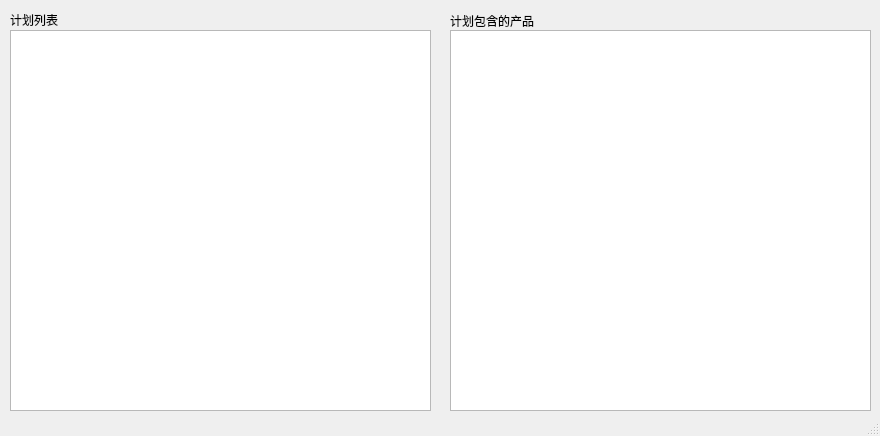
<?xml version="1.0" encoding="UTF-8"?>
<ui version="4.0">
 <class>MainWindowPlan</class>
 <widget class="QMainWindow" name="MainWindowPlan">
  <property name="geometry">
   <rect>
    <x>0</x>
    <y>0</y>
    <width>880</width>
    <height>436</height>
   </rect>
  </property>
  <property name="minimumSize">
   <size>
    <width>880</width>
    <height>436</height>
   </size>
  </property>
  <property name="maximumSize">
   <size>
    <width>880</width>
    <height>436</height>
   </size>
  </property>
  <property name="windowTitle">
   <string>计划</string>
  </property>
  <widget class="QWidget" name="centralwidget">
   <widget class="QGroupBox" name="groupBox_play_list_6">
    <property name="geometry">
     <rect>
      <x>10</x>
      <y>10</y>
      <width>421</width>
      <height>401</height>
     </rect>
    </property>
    <property name="font">
     <font>
      <family>微软雅黑</family>
      <pointsize>9</pointsize>
     </font>
    </property>
    <property name="title">
     <string>计划列表</string>
    </property>
    <widget class="QTableWidget" name="tableWidget_plan">
     <property name="geometry">
      <rect>
       <x>0</x>
       <y>20</y>
       <width>421</width>
       <height>381</height>
      </rect>
     </property>
     <property name="font">
      <font>
       <family>微软雅黑</family>
       <pointsize>9</pointsize>
      </font>
     </property>
     <property name="contextMenuPolicy">
      <enum>Qt::CustomContextMenu</enum>
     </property>
     <property name="editTriggers">
      <set>QAbstractItemView::NoEditTriggers</set>
     </property>
     <property name="selectionMode">
      <enum>QAbstractItemView::ExtendedSelection</enum>
     </property>
     <property name="selectionBehavior">
      <enum>QAbstractItemView::SelectRows</enum>
     </property>
     <property name="verticalScrollMode">
      <enum>QAbstractItemView::ScrollPerPixel</enum>
     </property>
     <property name="horizontalScrollMode">
      <enum>QAbstractItemView::ScrollPerPixel</enum>
     </property>
     <attribute name="horizontalHeaderMinimumSectionSize">
      <number>30</number>
     </attribute>
     <attribute name="horizontalHeaderDefaultSectionSize">
      <number>70</number>
     </attribute>
     <attribute name="horizontalHeaderHighlightSections">
      <bool>false</bool>
     </attribute>
     <attribute name="verticalHeaderVisible">
      <bool>false</bool>
     </attribute>
     <attribute name="verticalHeaderMinimumSectionSize">
      <number>18</number>
     </attribute>
     <attribute name="verticalHeaderDefaultSectionSize">
      <number>18</number>
     </attribute>
    </widget>
   </widget>
   <widget class="QGroupBox" name="groupBox_sub_play_list_6">
    <property name="geometry">
     <rect>
      <x>450</x>
      <y>10</y>
      <width>421</width>
      <height>401</height>
     </rect>
    </property>
    <property name="font">
     <font>
      <family>微软雅黑</family>
      <pointsize>9</pointsize>
     </font>
    </property>
    <property name="title">
     <string>计划包含的产品</string>
    </property>
    <property name="alignment">
     <set>Qt::AlignLeading|Qt::AlignLeft|Qt::AlignVCenter</set>
    </property>
    <widget class="QTableWidget" name="tableWidget_plan_sub">
     <property name="geometry">
      <rect>
       <x>0</x>
       <y>20</y>
       <width>421</width>
       <height>381</height>
      </rect>
     </property>
     <property name="font">
      <font>
       <family>微软雅黑</family>
       <pointsize>9</pointsize>
      </font>
     </property>
     <property name="contextMenuPolicy">
      <enum>Qt::CustomContextMenu</enum>
     </property>
     <property name="editTriggers">
      <set>QAbstractItemView::NoEditTriggers</set>
     </property>
     <property name="selectionBehavior">
      <enum>QAbstractItemView::SelectRows</enum>
     </property>
     <property name="verticalScrollMode">
      <enum>QAbstractItemView::ScrollPerPixel</enum>
     </property>
     <property name="horizontalScrollMode">
      <enum>QAbstractItemView::ScrollPerPixel</enum>
     </property>
     <attribute name="horizontalHeaderMinimumSectionSize">
      <number>30</number>
     </attribute>
     <attribute name="horizontalHeaderDefaultSectionSize">
      <number>70</number>
     </attribute>
     <attribute name="horizontalHeaderHighlightSections">
      <bool>false</bool>
     </attribute>
     <attribute name="verticalHeaderVisible">
      <bool>false</bool>
     </attribute>
     <attribute name="verticalHeaderMinimumSectionSize">
      <number>18</number>
     </attribute>
     <attribute name="verticalHeaderDefaultSectionSize">
      <number>18</number>
     </attribute>
    </widget>
   </widget>
  </widget>
  <widget class="QStatusBar" name="statusbar"/>
 </widget>
 <resources/>
 <connections/>
</ui>
